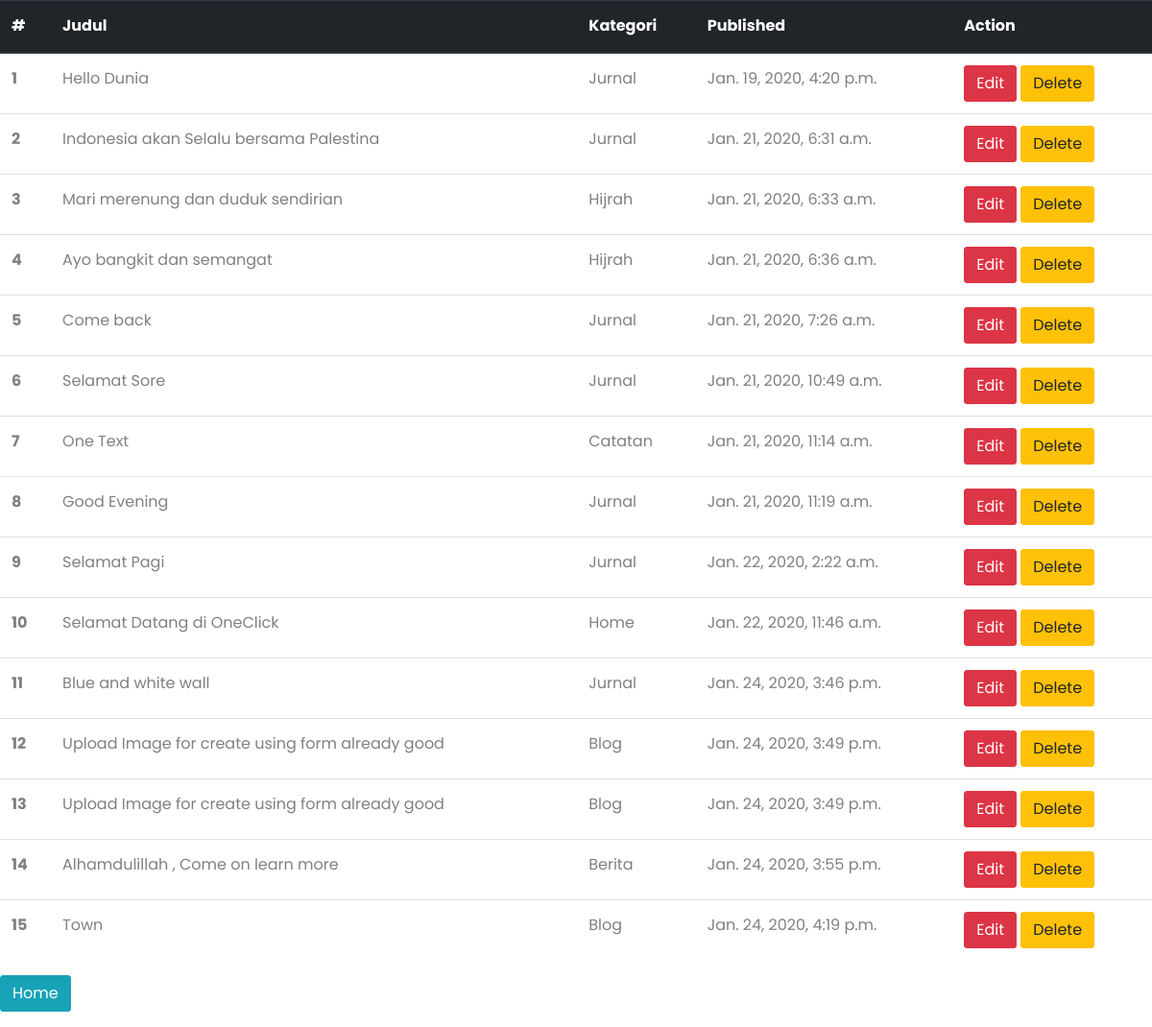
Screenshot of /artikel/manage/ (signed in) with the database file from the repository.
### blog/models.py (models this page shows, shortened)
class Artikel(models.Model):
	judul 		= models.CharField(max_length=255)
	content 	= RichTextUploadingField()
	LIST_CATEGORY = (
		('Blog','Blog'),
		('Jurnal','Jurnal'),
		('Berita','Berita')
		)
	kategori = models.CharField(max_length=20,choices=LIST_CATEGORY,default = 'Blog')
	published	= models.DateTimeField(auto_now_add=True)
	updated	 	= models.DateTimeField(auto_now=True)
	slug 		= models.SlugField(blank=True,editable=False)
	author	    = models.ForeignKey(User, null=True)

### blog/views.py (the view)
class ArtikelManageView(UserPassesTestMixin,ListView):
	model = Artikel
	template_name = 'blog/artikel_manage.html'
	context_object_name = 'artikel_list'
	raise_exception = True
	permission_denied_message = 'oke'
	def test_func(self):
	    return self.request.user.groups.filter(name='Editor').exists()

### blog/templates/blog/artikel_manage.html (shortened to what this page needs)
<!DOCTYPE html>
<html>
<head>
  {% include 'style.html' %}
</head>
<body>
<table class="table">
  <thead class="thead-dark">
    <tr>
      <th scope="col">#</th>
      <th scope="col">Judul</th>
      <th scope="col">Kategori</th>
      <th scope="col">Published</th>
      <th scope="col">Action</th>
    </tr>
  </thead>
  <tbody>
   	{% for  artikel in artikel_list %}
	    <tr>
	      <th scope="row">{{forloop.counter}}</th>
	      <td>{{artikel.judul}}</td>
	      <td>{{artikel.kategori}}</td>
	      <td>{{artikel.published}}</td>
	      <td>
	      <a class="btn btn-danger" href="{% url 'blog:update' artikel.id %}">Edit</a>
				<a class="btn btn-warning" href="{% url 'blog:delete' artikel.id %}">Delete</a>
	      </td>
	    </tr>
    {% endfor %}
  </tbody>
</table>
<div>
  <p><a href="{% url 'index' %}" class="btn btn-info">Home</a></p>
</div>
</body>
</html>

### rows the page displays
Artikel: judul "Hello Dunia", kategori "Jurnal", published "Jan. 19, 2020, 4:20 p.m."
Artikel: judul "Indonesia akan Selalu bersama Palestina", kategori "Jurnal", published "Jan. 21, 2020, 6:31 a.m."
Artikel: judul "Mari merenung dan duduk sendirian", kategori "Hijrah", published "Jan. 21, 2020, 6:33 a.m."
Artikel: judul "Ayo bangkit dan semangat", kategori "Hijrah", published "Jan. 21, 2020, 6:36 a.m."
Artikel: judul "Come back", kategori "Jurnal", published "Jan. 21, 2020, 7:26 a.m."
Artikel: judul "Selamat Sore", kategori "Jurnal", published "Jan. 21, 2020, 10:49 a.m."
Artikel: judul "One Text", kategori "Catatan", published "Jan. 21, 2020, 11:14 a.m."
Artikel: judul "Good Evening", kategori "Jurnal", published "Jan. 21, 2020, 11:19 a.m."
Artikel: judul "Selamat Pagi", kategori "Jurnal", published "Jan. 22, 2020, 2:22 a.m."
Artikel: judul "Selamat Datang di OneClick", kategori "Home", published "Jan. 22, 2020, 11:46 a.m."
Artikel: judul "Blue and white wall", kategori "Jurnal", published "Jan. 24, 2020, 3:46 p.m."
Artikel: judul "Upload Image for create using form already good", kategori "Blog", published "Jan. 24, 2020, 3:49 p.m."
Artikel: judul "Upload Image for create using form already good", kategori "Blog", published "Jan. 24, 2020, 3:49 p.m."
Artikel: judul "Alhamdulillah , Come on learn more", kategori "Berita", published "Jan. 24, 2020, 3:55 p.m."
Artikel: judul "Town", kategori "Blog", published "Jan. 24, 2020, 4:19 p.m."
